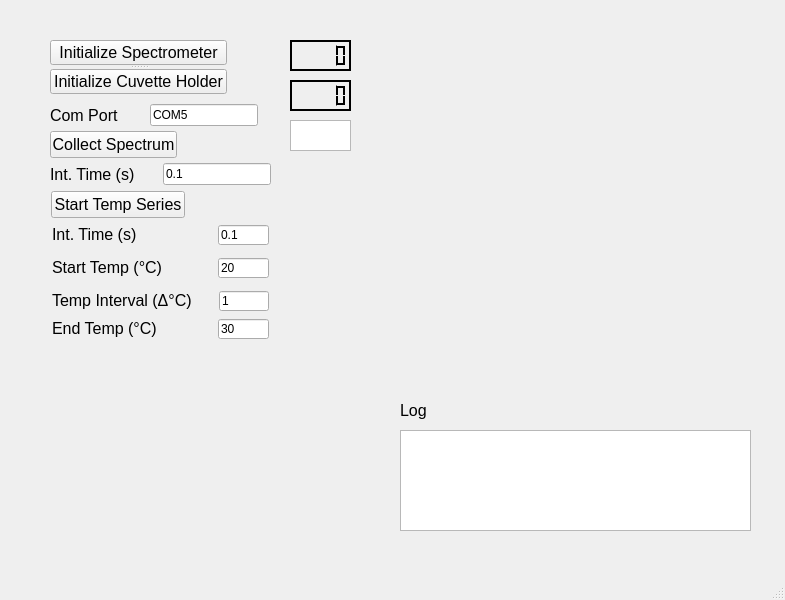
<?xml version="1.0" encoding="UTF-8"?>
<ui version="4.0">
 <class>MainWindow</class>
 <widget class="QMainWindow" name="MainWindow">
  <property name="geometry">
   <rect>
    <x>0</x>
    <y>0</y>
    <width>785</width>
    <height>600</height>
   </rect>
  </property>
  <property name="maximumSize">
   <size>
    <width>16777215</width>
    <height>16777215</height>
   </size>
  </property>
  <property name="windowTitle">
   <string>MainWindow</string>
  </property>
  <widget class="QWidget" name="centralwidget">
   <widget class="QTextEdit" name="logOutput">
    <property name="geometry">
     <rect>
      <x>400</x>
      <y>430</y>
      <width>351</width>
      <height>101</height>
     </rect>
    </property>
    <property name="documentTitle">
     <string/>
    </property>
    <property name="readOnly">
     <bool>true</bool>
    </property>
    <property name="placeholderText">
     <string/>
    </property>
   </widget>
   <widget class="QLabel" name="label">
    <property name="geometry">
     <rect>
      <x>400</x>
      <y>400</y>
      <width>61</width>
      <height>21</height>
     </rect>
    </property>
    <property name="font">
     <font>
      <pointsize>12</pointsize>
     </font>
    </property>
    <property name="text">
     <string>Log</string>
    </property>
   </widget>
   <widget class="QSplitter" name="splitter">
    <property name="geometry">
     <rect>
      <x>50</x>
      <y>40</y>
      <width>177</width>
      <height>54</height>
     </rect>
    </property>
    <property name="orientation">
     <enum>Qt::Vertical</enum>
    </property>
    <widget class="QPushButton" name="init_spec_button">
     <property name="font">
      <font>
       <pointsize>12</pointsize>
      </font>
     </property>
     <property name="text">
      <string>Initialize Spectrometer</string>
     </property>
    </widget>
    <widget class="QPushButton" name="init_cuvette_button">
     <property name="font">
      <font>
       <pointsize>12</pointsize>
      </font>
     </property>
     <property name="text">
      <string>Initialize Cuvette Holder</string>
     </property>
    </widget>
   </widget>
   <widget class="QPushButton" name="collect_spectrum_button">
    <property name="geometry">
     <rect>
      <x>50</x>
      <y>131</y>
      <width>127</width>
      <height>27</height>
     </rect>
    </property>
    <property name="font">
     <font>
      <pointsize>12</pointsize>
     </font>
    </property>
    <property name="text">
     <string>Collect Spectrum</string>
    </property>
   </widget>
   <widget class="QWidget" name="layoutWidget">
    <property name="geometry">
     <rect>
      <x>50</x>
      <y>163</y>
      <width>221</width>
      <height>22</height>
     </rect>
    </property>
    <layout class="QHBoxLayout" name="horizontalLayout_2">
     <item>
      <widget class="QLabel" name="label_3">
       <property name="font">
        <font>
         <pointsize>12</pointsize>
        </font>
       </property>
       <property name="text">
        <string>Int. Time (s)</string>
       </property>
      </widget>
     </item>
     <item>
      <widget class="QLineEdit" name="int_time">
       <property name="enabled">
        <bool>true</bool>
       </property>
       <property name="sizePolicy">
        <sizepolicy hsizetype="Preferred" vsizetype="Fixed">
         <horstretch>0</horstretch>
         <verstretch>0</verstretch>
        </sizepolicy>
       </property>
       <property name="inputMask">
        <string/>
       </property>
       <property name="text">
        <string>0.1</string>
       </property>
      </widget>
     </item>
    </layout>
   </widget>
   <widget class="QWidget" name="layoutWidget">
    <property name="geometry">
     <rect>
      <x>50</x>
      <y>104</y>
      <width>208</width>
      <height>22</height>
     </rect>
    </property>
    <layout class="QHBoxLayout" name="horizontalLayout">
     <item>
      <widget class="QLabel" name="label_2">
       <property name="font">
        <font>
         <pointsize>12</pointsize>
        </font>
       </property>
       <property name="text">
        <string>Com Port</string>
       </property>
      </widget>
     </item>
     <item>
      <widget class="QLineEdit" name="comPort">
       <property name="enabled">
        <bool>true</bool>
       </property>
       <property name="sizePolicy">
        <sizepolicy hsizetype="Preferred" vsizetype="Fixed">
         <horstretch>0</horstretch>
         <verstretch>0</verstretch>
        </sizepolicy>
       </property>
       <property name="text">
        <string>COM5</string>
       </property>
      </widget>
     </item>
    </layout>
   </widget>
   <widget class="MplWidget" name="MplWidget" native="true">
    <property name="geometry">
     <rect>
      <x>360</x>
      <y>30</y>
      <width>371</width>
      <height>261</height>
     </rect>
    </property>
   </widget>
   <widget class="QLCDNumber" name="displayCurrentTemp">
    <property name="geometry">
     <rect>
      <x>290</x>
      <y>40</y>
      <width>61</width>
      <height>31</height>
     </rect>
    </property>
    <property name="palette">
     <palette>
      <active>
       <colorrole role="WindowText">
        <brush brushstyle="SolidPattern">
         <color alpha="255">
          <red>255</red>
          <green>255</green>
          <blue>255</blue>
         </color>
        </brush>
       </colorrole>
       <colorrole role="Button">
        <brush brushstyle="SolidPattern">
         <color alpha="255">
          <red>0</red>
          <green>0</green>
          <blue>0</blue>
         </color>
        </brush>
       </colorrole>
       <colorrole role="Light">
        <brush brushstyle="SolidPattern">
         <color alpha="255">
          <red>0</red>
          <green>0</green>
          <blue>0</blue>
         </color>
        </brush>
       </colorrole>
       <colorrole role="Midlight">
        <brush brushstyle="SolidPattern">
         <color alpha="255">
          <red>0</red>
          <green>0</green>
          <blue>0</blue>
         </color>
        </brush>
       </colorrole>
       <colorrole role="Dark">
        <brush brushstyle="SolidPattern">
         <color alpha="255">
          <red>0</red>
          <green>0</green>
          <blue>0</blue>
         </color>
        </brush>
       </colorrole>
       <colorrole role="Mid">
        <brush brushstyle="SolidPattern">
         <color alpha="255">
          <red>0</red>
          <green>0</green>
          <blue>0</blue>
         </color>
        </brush>
       </colorrole>
       <colorrole role="Text">
        <brush brushstyle="SolidPattern">
         <color alpha="255">
          <red>255</red>
          <green>255</green>
          <blue>255</blue>
         </color>
        </brush>
       </colorrole>
       <colorrole role="BrightText">
        <brush brushstyle="SolidPattern">
         <color alpha="255">
          <red>255</red>
          <green>255</green>
          <blue>255</blue>
         </color>
        </brush>
       </colorrole>
       <colorrole role="ButtonText">
        <brush brushstyle="SolidPattern">
         <color alpha="255">
          <red>255</red>
          <green>255</green>
          <blue>255</blue>
         </color>
        </brush>
       </colorrole>
       <colorrole role="Base">
        <brush brushstyle="SolidPattern">
         <color alpha="255">
          <red>0</red>
          <green>0</green>
          <blue>0</blue>
         </color>
        </brush>
       </colorrole>
       <colorrole role="Window">
        <brush brushstyle="SolidPattern">
         <color alpha="255">
          <red>0</red>
          <green>0</green>
          <blue>0</blue>
         </color>
        </brush>
       </colorrole>
       <colorrole role="Shadow">
        <brush brushstyle="SolidPattern">
         <color alpha="255">
          <red>0</red>
          <green>0</green>
          <blue>0</blue>
         </color>
        </brush>
       </colorrole>
       <colorrole role="AlternateBase">
        <brush brushstyle="SolidPattern">
         <color alpha="255">
          <red>0</red>
          <green>0</green>
          <blue>0</blue>
         </color>
        </brush>
       </colorrole>
       <colorrole role="ToolTipBase">
        <brush brushstyle="SolidPattern">
         <color alpha="255">
          <red>255</red>
          <green>255</green>
          <blue>220</blue>
         </color>
        </brush>
       </colorrole>
       <colorrole role="ToolTipText">
        <brush brushstyle="SolidPattern">
         <color alpha="255">
          <red>0</red>
          <green>0</green>
          <blue>0</blue>
         </color>
        </brush>
       </colorrole>
      </active>
      <inactive>
       <colorrole role="WindowText">
        <brush brushstyle="SolidPattern">
         <color alpha="255">
          <red>255</red>
          <green>255</green>
          <blue>255</blue>
         </color>
        </brush>
       </colorrole>
       <colorrole role="Button">
        <brush brushstyle="SolidPattern">
         <color alpha="255">
          <red>0</red>
          <green>0</green>
          <blue>0</blue>
         </color>
        </brush>
       </colorrole>
       <colorrole role="Light">
        <brush brushstyle="SolidPattern">
         <color alpha="255">
          <red>0</red>
          <green>0</green>
          <blue>0</blue>
         </color>
        </brush>
       </colorrole>
       <colorrole role="Midlight">
        <brush brushstyle="SolidPattern">
         <color alpha="255">
          <red>0</red>
          <green>0</green>
          <blue>0</blue>
         </color>
        </brush>
       </colorrole>
       <colorrole role="Dark">
        <brush brushstyle="SolidPattern">
         <color alpha="255">
          <red>0</red>
          <green>0</green>
          <blue>0</blue>
         </color>
        </brush>
       </colorrole>
       <colorrole role="Mid">
        <brush brushstyle="SolidPattern">
         <color alpha="255">
          <red>0</red>
          <green>0</green>
          <blue>0</blue>
         </color>
        </brush>
       </colorrole>
       <colorrole role="Text">
        <brush brushstyle="SolidPattern">
         <color alpha="255">
          <red>255</red>
          <green>255</green>
          <blue>255</blue>
         </color>
        </brush>
       </colorrole>
       <colorrole role="BrightText">
        <brush brushstyle="SolidPattern">
         <color alpha="255">
          <red>255</red>
          <green>255</green>
          <blue>255</blue>
         </color>
        </brush>
       </colorrole>
       <colorrole role="ButtonText">
        <brush brushstyle="SolidPattern">
         <color alpha="255">
          <red>255</red>
          <green>255</green>
          <blue>255</blue>
         </color>
        </brush>
       </colorrole>
       <colorrole role="Base">
        <brush brushstyle="SolidPattern">
         <color alpha="255">
          <red>0</red>
          <green>0</green>
          <blue>0</blue>
         </color>
        </brush>
       </colorrole>
       <colorrole role="Window">
        <brush brushstyle="SolidPattern">
         <color alpha="255">
          <red>0</red>
          <green>0</green>
          <blue>0</blue>
         </color>
        </brush>
       </colorrole>
       <colorrole role="Shadow">
        <brush brushstyle="SolidPattern">
         <color alpha="255">
          <red>0</red>
          <green>0</green>
          <blue>0</blue>
         </color>
        </brush>
       </colorrole>
       <colorrole role="AlternateBase">
        <brush brushstyle="SolidPattern">
         <color alpha="255">
          <red>0</red>
          <green>0</green>
          <blue>0</blue>
         </color>
        </brush>
       </colorrole>
       <colorrole role="ToolTipBase">
        <brush brushstyle="SolidPattern">
         <color alpha="255">
          <red>255</red>
          <green>255</green>
          <blue>220</blue>
         </color>
        </brush>
       </colorrole>
       <colorrole role="ToolTipText">
        <brush brushstyle="SolidPattern">
         <color alpha="255">
          <red>0</red>
          <green>0</green>
          <blue>0</blue>
         </color>
        </brush>
       </colorrole>
      </inactive>
      <disabled>
       <colorrole role="WindowText">
        <brush brushstyle="SolidPattern">
         <color alpha="255">
          <red>0</red>
          <green>0</green>
          <blue>0</blue>
         </color>
        </brush>
       </colorrole>
       <colorrole role="Button">
        <brush brushstyle="SolidPattern">
         <color alpha="255">
          <red>0</red>
          <green>0</green>
          <blue>0</blue>
         </color>
        </brush>
       </colorrole>
       <colorrole role="Light">
        <brush brushstyle="SolidPattern">
         <color alpha="255">
          <red>0</red>
          <green>0</green>
          <blue>0</blue>
         </color>
        </brush>
       </colorrole>
       <colorrole role="Midlight">
        <brush brushstyle="SolidPattern">
         <color alpha="255">
          <red>0</red>
          <green>0</green>
          <blue>0</blue>
         </color>
        </brush>
       </colorrole>
       <colorrole role="Dark">
        <brush brushstyle="SolidPattern">
         <color alpha="255">
          <red>0</red>
          <green>0</green>
          <blue>0</blue>
         </color>
        </brush>
       </colorrole>
       <colorrole role="Mid">
        <brush brushstyle="SolidPattern">
         <color alpha="255">
          <red>0</red>
          <green>0</green>
          <blue>0</blue>
         </color>
        </brush>
       </colorrole>
       <colorrole role="Text">
        <brush brushstyle="SolidPattern">
         <color alpha="255">
          <red>0</red>
          <green>0</green>
          <blue>0</blue>
         </color>
        </brush>
       </colorrole>
       <colorrole role="BrightText">
        <brush brushstyle="SolidPattern">
         <color alpha="255">
          <red>255</red>
          <green>255</green>
          <blue>255</blue>
         </color>
        </brush>
       </colorrole>
       <colorrole role="ButtonText">
        <brush brushstyle="SolidPattern">
         <color alpha="255">
          <red>0</red>
          <green>0</green>
          <blue>0</blue>
         </color>
        </brush>
       </colorrole>
       <colorrole role="Base">
        <brush brushstyle="SolidPattern">
         <color alpha="255">
          <red>0</red>
          <green>0</green>
          <blue>0</blue>
         </color>
        </brush>
       </colorrole>
       <colorrole role="Window">
        <brush brushstyle="SolidPattern">
         <color alpha="255">
          <red>0</red>
          <green>0</green>
          <blue>0</blue>
         </color>
        </brush>
       </colorrole>
       <colorrole role="Shadow">
        <brush brushstyle="SolidPattern">
         <color alpha="255">
          <red>0</red>
          <green>0</green>
          <blue>0</blue>
         </color>
        </brush>
       </colorrole>
       <colorrole role="AlternateBase">
        <brush brushstyle="SolidPattern">
         <color alpha="255">
          <red>0</red>
          <green>0</green>
          <blue>0</blue>
         </color>
        </brush>
       </colorrole>
       <colorrole role="ToolTipBase">
        <brush brushstyle="SolidPattern">
         <color alpha="255">
          <red>255</red>
          <green>255</green>
          <blue>220</blue>
         </color>
        </brush>
       </colorrole>
       <colorrole role="ToolTipText">
        <brush brushstyle="SolidPattern">
         <color alpha="255">
          <red>0</red>
          <green>0</green>
          <blue>0</blue>
         </color>
        </brush>
       </colorrole>
      </disabled>
     </palette>
    </property>
    <property name="lineWidth">
     <number>1</number>
    </property>
   </widget>
   <widget class="QPushButton" name="start_temp_series_button">
    <property name="geometry">
     <rect>
      <x>51</x>
      <y>191</y>
      <width>134</width>
      <height>27</height>
     </rect>
    </property>
    <property name="font">
     <font>
      <pointsize>12</pointsize>
     </font>
    </property>
    <property name="text">
     <string>Start Temp Series</string>
    </property>
   </widget>
   <widget class="QLCDNumber" name="displaySetTemp">
    <property name="geometry">
     <rect>
      <x>290</x>
      <y>80</y>
      <width>61</width>
      <height>31</height>
     </rect>
    </property>
    <property name="palette">
     <palette>
      <active>
       <colorrole role="WindowText">
        <brush brushstyle="SolidPattern">
         <color alpha="255">
          <red>255</red>
          <green>255</green>
          <blue>255</blue>
         </color>
        </brush>
       </colorrole>
       <colorrole role="Button">
        <brush brushstyle="SolidPattern">
         <color alpha="255">
          <red>0</red>
          <green>0</green>
          <blue>0</blue>
         </color>
        </brush>
       </colorrole>
       <colorrole role="Light">
        <brush brushstyle="SolidPattern">
         <color alpha="255">
          <red>0</red>
          <green>0</green>
          <blue>0</blue>
         </color>
        </brush>
       </colorrole>
       <colorrole role="Midlight">
        <brush brushstyle="SolidPattern">
         <color alpha="255">
          <red>0</red>
          <green>0</green>
          <blue>0</blue>
         </color>
        </brush>
       </colorrole>
       <colorrole role="Dark">
        <brush brushstyle="SolidPattern">
         <color alpha="255">
          <red>0</red>
          <green>0</green>
          <blue>0</blue>
         </color>
        </brush>
       </colorrole>
       <colorrole role="Mid">
        <brush brushstyle="SolidPattern">
         <color alpha="255">
          <red>0</red>
          <green>0</green>
          <blue>0</blue>
         </color>
        </brush>
       </colorrole>
       <colorrole role="Text">
        <brush brushstyle="SolidPattern">
         <color alpha="255">
          <red>255</red>
          <green>255</green>
          <blue>255</blue>
         </color>
        </brush>
       </colorrole>
       <colorrole role="BrightText">
        <brush brushstyle="SolidPattern">
         <color alpha="255">
          <red>255</red>
          <green>255</green>
          <blue>255</blue>
         </color>
        </brush>
       </colorrole>
       <colorrole role="ButtonText">
        <brush brushstyle="SolidPattern">
         <color alpha="255">
          <red>255</red>
          <green>255</green>
          <blue>255</blue>
         </color>
        </brush>
       </colorrole>
       <colorrole role="Base">
        <brush brushstyle="SolidPattern">
         <color alpha="255">
          <red>0</red>
          <green>0</green>
          <blue>0</blue>
         </color>
        </brush>
       </colorrole>
       <colorrole role="Window">
        <brush brushstyle="SolidPattern">
         <color alpha="255">
          <red>0</red>
          <green>0</green>
          <blue>0</blue>
         </color>
        </brush>
       </colorrole>
       <colorrole role="Shadow">
        <brush brushstyle="SolidPattern">
         <color alpha="255">
          <red>0</red>
          <green>0</green>
          <blue>0</blue>
         </color>
        </brush>
       </colorrole>
       <colorrole role="AlternateBase">
        <brush brushstyle="SolidPattern">
         <color alpha="255">
          <red>0</red>
          <green>0</green>
          <blue>0</blue>
         </color>
        </brush>
       </colorrole>
       <colorrole role="ToolTipBase">
        <brush brushstyle="SolidPattern">
         <color alpha="255">
          <red>255</red>
          <green>255</green>
          <blue>220</blue>
         </color>
        </brush>
       </colorrole>
       <colorrole role="ToolTipText">
        <brush brushstyle="SolidPattern">
         <color alpha="255">
          <red>0</red>
          <green>0</green>
          <blue>0</blue>
         </color>
        </brush>
       </colorrole>
      </active>
      <inactive>
       <colorrole role="WindowText">
        <brush brushstyle="SolidPattern">
         <color alpha="255">
          <red>255</red>
          <green>255</green>
          <blue>255</blue>
         </color>
        </brush>
       </colorrole>
       <colorrole role="Button">
        <brush brushstyle="SolidPattern">
         <color alpha="255">
          <red>0</red>
          <green>0</green>
          <blue>0</blue>
         </color>
        </brush>
       </colorrole>
       <colorrole role="Light">
        <brush brushstyle="SolidPattern">
         <color alpha="255">
          <red>0</red>
          <green>0</green>
          <blue>0</blue>
         </color>
        </brush>
       </colorrole>
       <colorrole role="Midlight">
        <brush brushstyle="SolidPattern">
         <color alpha="255">
          <red>0</red>
          <green>0</green>
          <blue>0</blue>
         </color>
        </brush>
       </colorrole>
       <colorrole role="Dark">
        <brush brushstyle="SolidPattern">
         <color alpha="255">
          <red>0</red>
          <green>0</green>
          <blue>0</blue>
         </color>
        </brush>
       </colorrole>
       <colorrole role="Mid">
        <brush brushstyle="SolidPattern">
         <color alpha="255">
          <red>0</red>
          <green>0</green>
          <blue>0</blue>
         </color>
        </brush>
       </colorrole>
       <colorrole role="Text">
        <brush brushstyle="SolidPattern">
         <color alpha="255">
          <red>255</red>
          <green>255</green>
          <blue>255</blue>
         </color>
        </brush>
       </colorrole>
       <colorrole role="BrightText">
        <brush brushstyle="SolidPattern">
         <color alpha="255">
          <red>255</red>
          <green>255</green>
          <blue>255</blue>
         </color>
        </brush>
       </colorrole>
       <colorrole role="ButtonText">
        <brush brushstyle="SolidPattern">
         <color alpha="255">
          <red>255</red>
          <green>255</green>
          <blue>255</blue>
         </color>
        </brush>
       </colorrole>
       <colorrole role="Base">
        <brush brushstyle="SolidPattern">
         <color alpha="255">
          <red>0</red>
          <green>0</green>
          <blue>0</blue>
         </color>
        </brush>
       </colorrole>
       <colorrole role="Window">
        <brush brushstyle="SolidPattern">
         <color alpha="255">
          <red>0</red>
          <green>0</green>
          <blue>0</blue>
         </color>
        </brush>
       </colorrole>
       <colorrole role="Shadow">
        <brush brushstyle="SolidPattern">
         <color alpha="255">
          <red>0</red>
          <green>0</green>
          <blue>0</blue>
         </color>
        </brush>
       </colorrole>
       <colorrole role="AlternateBase">
        <brush brushstyle="SolidPattern">
         <color alpha="255">
          <red>0</red>
          <green>0</green>
          <blue>0</blue>
         </color>
        </brush>
       </colorrole>
       <colorrole role="ToolTipBase">
        <brush brushstyle="SolidPattern">
         <color alpha="255">
          <red>255</red>
          <green>255</green>
          <blue>220</blue>
         </color>
        </brush>
       </colorrole>
       <colorrole role="ToolTipText">
        <brush brushstyle="SolidPattern">
         <color alpha="255">
          <red>0</red>
          <green>0</green>
          <blue>0</blue>
         </color>
        </brush>
       </colorrole>
      </inactive>
      <disabled>
       <colorrole role="WindowText">
        <brush brushstyle="SolidPattern">
         <color alpha="255">
          <red>0</red>
          <green>0</green>
          <blue>0</blue>
         </color>
        </brush>
       </colorrole>
       <colorrole role="Button">
        <brush brushstyle="SolidPattern">
         <color alpha="255">
          <red>0</red>
          <green>0</green>
          <blue>0</blue>
         </color>
        </brush>
       </colorrole>
       <colorrole role="Light">
        <brush brushstyle="SolidPattern">
         <color alpha="255">
          <red>0</red>
          <green>0</green>
          <blue>0</blue>
         </color>
        </brush>
       </colorrole>
       <colorrole role="Midlight">
        <brush brushstyle="SolidPattern">
         <color alpha="255">
          <red>0</red>
          <green>0</green>
          <blue>0</blue>
         </color>
        </brush>
       </colorrole>
       <colorrole role="Dark">
        <brush brushstyle="SolidPattern">
         <color alpha="255">
          <red>0</red>
          <green>0</green>
          <blue>0</blue>
         </color>
        </brush>
       </colorrole>
       <colorrole role="Mid">
        <brush brushstyle="SolidPattern">
         <color alpha="255">
          <red>0</red>
          <green>0</green>
          <blue>0</blue>
         </color>
        </brush>
       </colorrole>
       <colorrole role="Text">
        <brush brushstyle="SolidPattern">
         <color alpha="255">
          <red>0</red>
          <green>0</green>
          <blue>0</blue>
         </color>
        </brush>
       </colorrole>
       <colorrole role="BrightText">
        <brush brushstyle="SolidPattern">
         <color alpha="255">
          <red>255</red>
          <green>255</green>
          <blue>255</blue>
         </color>
        </brush>
       </colorrole>
       <colorrole role="ButtonText">
        <brush brushstyle="SolidPattern">
         <color alpha="255">
          <red>0</red>
          <green>0</green>
          <blue>0</blue>
         </color>
        </brush>
       </colorrole>
       <colorrole role="Base">
        <brush brushstyle="SolidPattern">
         <color alpha="255">
          <red>0</red>
          <green>0</green>
          <blue>0</blue>
         </color>
        </brush>
       </colorrole>
       <colorrole role="Window">
        <brush brushstyle="SolidPattern">
         <color alpha="255">
          <red>0</red>
          <green>0</green>
          <blue>0</blue>
         </color>
        </brush>
       </colorrole>
       <colorrole role="Shadow">
        <brush brushstyle="SolidPattern">
         <color alpha="255">
          <red>0</red>
          <green>0</green>
          <blue>0</blue>
         </color>
        </brush>
       </colorrole>
       <colorrole role="AlternateBase">
        <brush brushstyle="SolidPattern">
         <color alpha="255">
          <red>0</red>
          <green>0</green>
          <blue>0</blue>
         </color>
        </brush>
       </colorrole>
       <colorrole role="ToolTipBase">
        <brush brushstyle="SolidPattern">
         <color alpha="255">
          <red>255</red>
          <green>255</green>
          <blue>220</blue>
         </color>
        </brush>
       </colorrole>
       <colorrole role="ToolTipText">
        <brush brushstyle="SolidPattern">
         <color alpha="255">
          <red>0</red>
          <green>0</green>
          <blue>0</blue>
         </color>
        </brush>
       </colorrole>
      </disabled>
     </palette>
    </property>
    <property name="lineWidth">
     <number>1</number>
    </property>
   </widget>
   <widget class="QTextEdit" name="stabilityDisplay">
    <property name="geometry">
     <rect>
      <x>290</x>
      <y>120</y>
      <width>61</width>
      <height>31</height>
     </rect>
    </property>
    <property name="documentTitle">
     <string/>
    </property>
    <property name="placeholderText">
     <string/>
    </property>
   </widget>
   <widget class="QLineEdit" name="int_time_temp_series">
    <property name="enabled">
     <bool>true</bool>
    </property>
    <property name="geometry">
     <rect>
      <x>218</x>
      <y>225</y>
      <width>51</width>
      <height>20</height>
     </rect>
    </property>
    <property name="sizePolicy">
     <sizepolicy hsizetype="Preferred" vsizetype="Fixed">
      <horstretch>0</horstretch>
      <verstretch>0</verstretch>
     </sizepolicy>
    </property>
    <property name="inputMask">
     <string/>
    </property>
    <property name="text">
     <string>0.1</string>
    </property>
   </widget>
   <widget class="QLabel" name="int_time_label">
    <property name="geometry">
     <rect>
      <x>52</x>
      <y>225</y>
      <width>90</width>
      <height>19</height>
     </rect>
    </property>
    <property name="font">
     <font>
      <pointsize>12</pointsize>
     </font>
    </property>
    <property name="text">
     <string>Int. Time (s)</string>
    </property>
   </widget>
   <widget class="QLineEdit" name="end_temp_temp_series">
    <property name="enabled">
     <bool>true</bool>
    </property>
    <property name="geometry">
     <rect>
      <x>218</x>
      <y>319</y>
      <width>51</width>
      <height>20</height>
     </rect>
    </property>
    <property name="sizePolicy">
     <sizepolicy hsizetype="Preferred" vsizetype="Fixed">
      <horstretch>0</horstretch>
      <verstretch>0</verstretch>
     </sizepolicy>
    </property>
    <property name="inputMask">
     <string/>
    </property>
    <property name="text">
     <string>30</string>
    </property>
   </widget>
   <widget class="QLabel" name="end_temp_label">
    <property name="geometry">
     <rect>
      <x>52</x>
      <y>319</y>
      <width>141</width>
      <height>19</height>
     </rect>
    </property>
    <property name="font">
     <font>
      <pointsize>12</pointsize>
     </font>
    </property>
    <property name="text">
     <string>End Temp (&amp;deg;C)</string>
    </property>
    <property name="textFormat">
     <enum>Qt::RichText</enum>
    </property>
   </widget>
   <widget class="QLineEdit" name="temp_int_temp_series">
    <property name="enabled">
     <bool>true</bool>
    </property>
    <property name="geometry">
     <rect>
      <x>219</x>
      <y>291</y>
      <width>50</width>
      <height>20</height>
     </rect>
    </property>
    <property name="sizePolicy">
     <sizepolicy hsizetype="Preferred" vsizetype="Fixed">
      <horstretch>0</horstretch>
      <verstretch>0</verstretch>
     </sizepolicy>
    </property>
    <property name="inputMask">
     <string/>
    </property>
    <property name="text">
     <string>1</string>
    </property>
   </widget>
   <widget class="QLabel" name="temp_interval_label">
    <property name="geometry">
     <rect>
      <x>52</x>
      <y>291</y>
      <width>161</width>
      <height>20</height>
     </rect>
    </property>
    <property name="font">
     <font>
      <pointsize>12</pointsize>
     </font>
    </property>
    <property name="text">
     <string>Temp Interval (&amp;Delta;&amp;deg;C)</string>
    </property>
    <property name="textFormat">
     <enum>Qt::RichText</enum>
    </property>
   </widget>
   <widget class="QLabel" name="start_temp_label">
    <property name="geometry">
     <rect>
      <x>52</x>
      <y>253</y>
      <width>151</width>
      <height>30</height>
     </rect>
    </property>
    <property name="sizePolicy">
     <sizepolicy hsizetype="MinimumExpanding" vsizetype="Preferred">
      <horstretch>0</horstretch>
      <verstretch>0</verstretch>
     </sizepolicy>
    </property>
    <property name="font">
     <font>
      <pointsize>12</pointsize>
     </font>
    </property>
    <property name="text">
     <string>&lt;html&gt;&lt;head/&gt;&lt;body&gt;Start Temp (°C)&lt;/body&gt;&lt;/html&gt;</string>
    </property>
   </widget>
   <widget class="QLineEdit" name="start_temp_temp_series">
    <property name="enabled">
     <bool>true</bool>
    </property>
    <property name="geometry">
     <rect>
      <x>218</x>
      <y>258</y>
      <width>51</width>
      <height>20</height>
     </rect>
    </property>
    <property name="sizePolicy">
     <sizepolicy hsizetype="Preferred" vsizetype="Fixed">
      <horstretch>0</horstretch>
      <verstretch>0</verstretch>
     </sizepolicy>
    </property>
    <property name="inputMask">
     <string/>
    </property>
    <property name="text">
     <string>20</string>
    </property>
   </widget>
  </widget>
  <widget class="QMenuBar" name="menubar">
   <property name="geometry">
    <rect>
     <x>0</x>
     <y>0</y>
     <width>785</width>
     <height>21</height>
    </rect>
   </property>
  </widget>
  <widget class="QStatusBar" name="statusbar"/>
 </widget>
 <customwidgets>
  <customwidget>
   <class>MplWidget</class>
   <extends>QWidget</extends>
   <header>mplwidget.h</header>
   <container>1</container>
  </customwidget>
 </customwidgets>
 <resources/>
 <connections/>
</ui>
